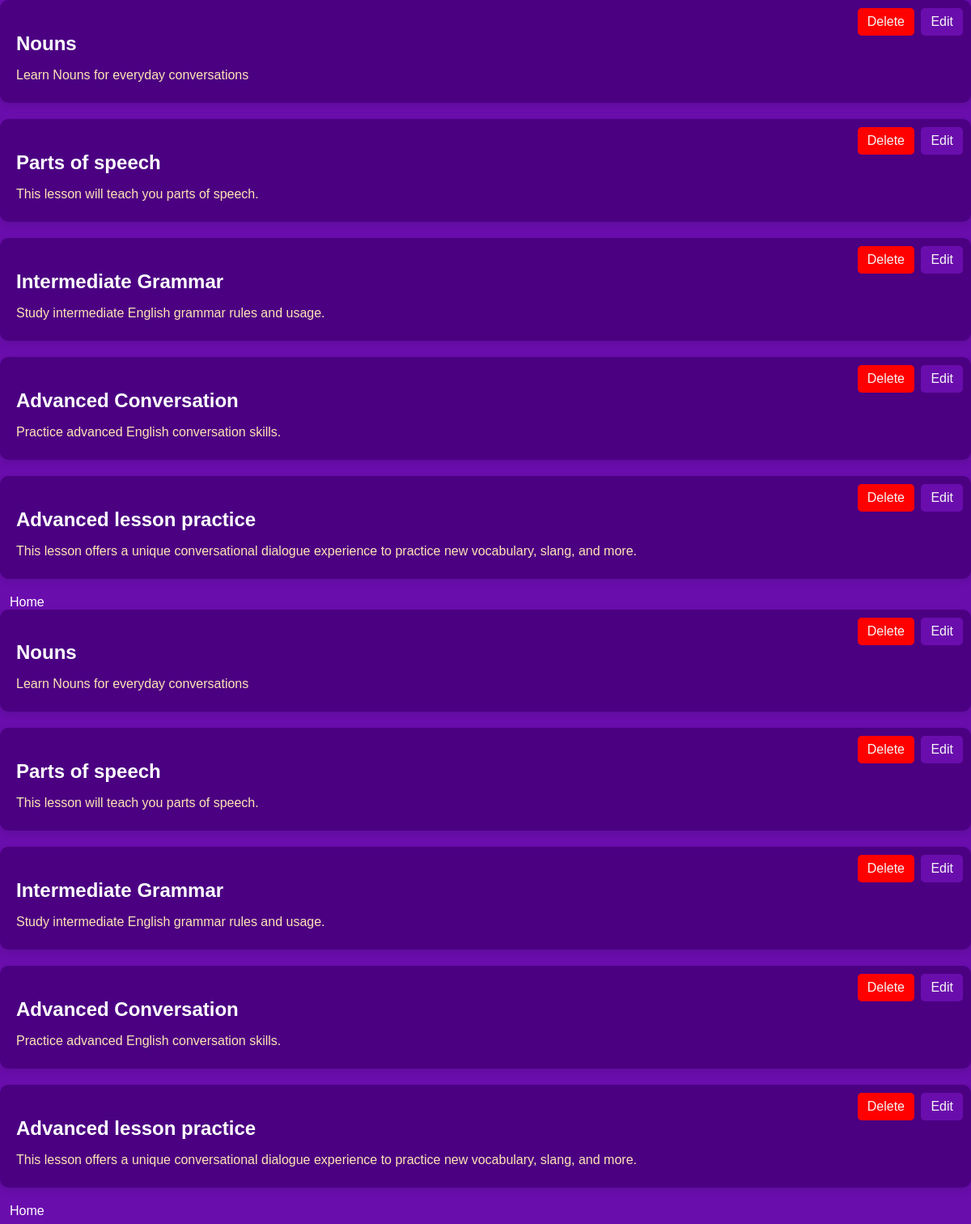
The page /admin/view_lesson.php on the database its author committed.
### tables this page shows
CREATE TABLE `lessons` (
  `lesson_id` int(11) NOT NULL,
  `language` varchar(50) DEFAULT NULL,
  `title` varchar(255) DEFAULT NULL,
  `description` text DEFAULT NULL,
  `language_pref` varchar(50) DEFAULT NULL,
  `notes` text DEFAULT NULL,
  `video_url` varchar(255) DEFAULT NULL,
  `creation_date` timestamp NOT NULL DEFAULT current_timestamp()
);

### admin/view_lesson.php (the view, shortened to what this page needs)
<!DOCTYPE html>
<html lang="en">
<head>
</head>
<body>
    <?php
    include '..\settings\connection.php';
    $query = "SELECT * FROM lessons";
    $result = mysqli_query($conn, $query);
    if ($result && mysqli_num_rows($result) > 0) {
        while ($row = mysqli_fetch_assoc($result)) {
            echo "<div class='lesson'>";
            echo "<h2>{$row['title']}</h2>";
            echo "<p>{$row['description']}</p>";
            echo "<a href='edit_lesson.php?id={$row['lesson_id']}' class='edit-btn'>Edit</a>";
            echo "<a href='delete_lesson.php?id={$row['lesson_id']}' class='delete-btn'>Delete</a>";
            echo "</div>";
        }
    } else {
        echo "<p>No lessons found.</p>";
    }
    ?>
    <a href="admin_dashboard.php" class="home">Home</a>
</body>
</html>
<!DOCTYPE html>
<html lang="en">
<head>
</head>
<body>
    <?php
    include '../settings/connection.php';
    $query = "SELECT * FROM lessons";
    $result = mysqli_query($conn, $query);
    if ($result && mysqli_num_rows($result) > 0) {
        while ($row = mysqli_fetch_assoc($result)) {
            echo "<div class='lesson'>";
            echo "<h2>{$row['title']}</h2>";
            echo "<p>{$row['description']}</p>";
            echo "<a href='edit_lesson.php?id={$row['lesson_id']}' class='edit-btn'>Edit</a>";
            echo "<a href='delete_lesson.php?id={$row['lesson_id']}' class='delete-btn'>Delete</a>";
            echo "</div>";
        }
    } else {
        echo "<p>No lessons found.</p>";
    }
    ?>
    <a href="admin_dashboard.php" class="home">Home</a>
</body>
</html>

### admin/view_lesson.php (style rules this page uses)
body { font-family: Arial, sans-serif; background-color: #6A0DAD; color: #FFFFFF; margin: 0; padding: 0; }
.lesson { background-color: #4B0082; padding: 20px; margin-bottom: 20px; border-radius: 10px; box-shadow: 0 4px 8px rgba(0, 0, 0, 0.1); position: relative; }
h2 { color: #FFFFFF; font-size: 24px; margin-bottom: 10px; }
p { color: #FFE4B5; font-size: 16px; margin-bottom: 5px; }
.edit-btn, .delete-btn { position: absolute; top: 10px; right: 10px; background-color: #6A0DAD; color: #FFFFFF; padding: 8px 12px; border-radius: 5px; text-decoration: none; }
.delete-btn { background-color: #FF0000; right: 70px; }
.edit-btn, .delete-btn { position: absolute; top: 10px; right: 10px; background-color: #6A0DAD; color: whitesmoke; padding: 8px 12px; border-radius: 5px; text-decoration: none; }
.home { position: 150px; top: 10px; right: 10px; background-color: #6A0DAD; color: #FFFFFF; padding: 8px 12px; border-radius: 5px; text-decoration: none; }

### rows shown on the page
lessons: title "Nouns", description "Learn Nouns for everyday conversations"
lessons: title "Parts of speech", description "This lesson will teach you parts of speech."
lessons: title "Intermediate Grammar", description "Study intermediate English grammar rules and usage."
lessons: title "Advanced Conversation", description "Practice advanced English conversation skills."
lessons: title "Advanced lesson practice", description "This lesson offers a unique conversational dialogue experience to practice new vocabulary, slang, and more."
